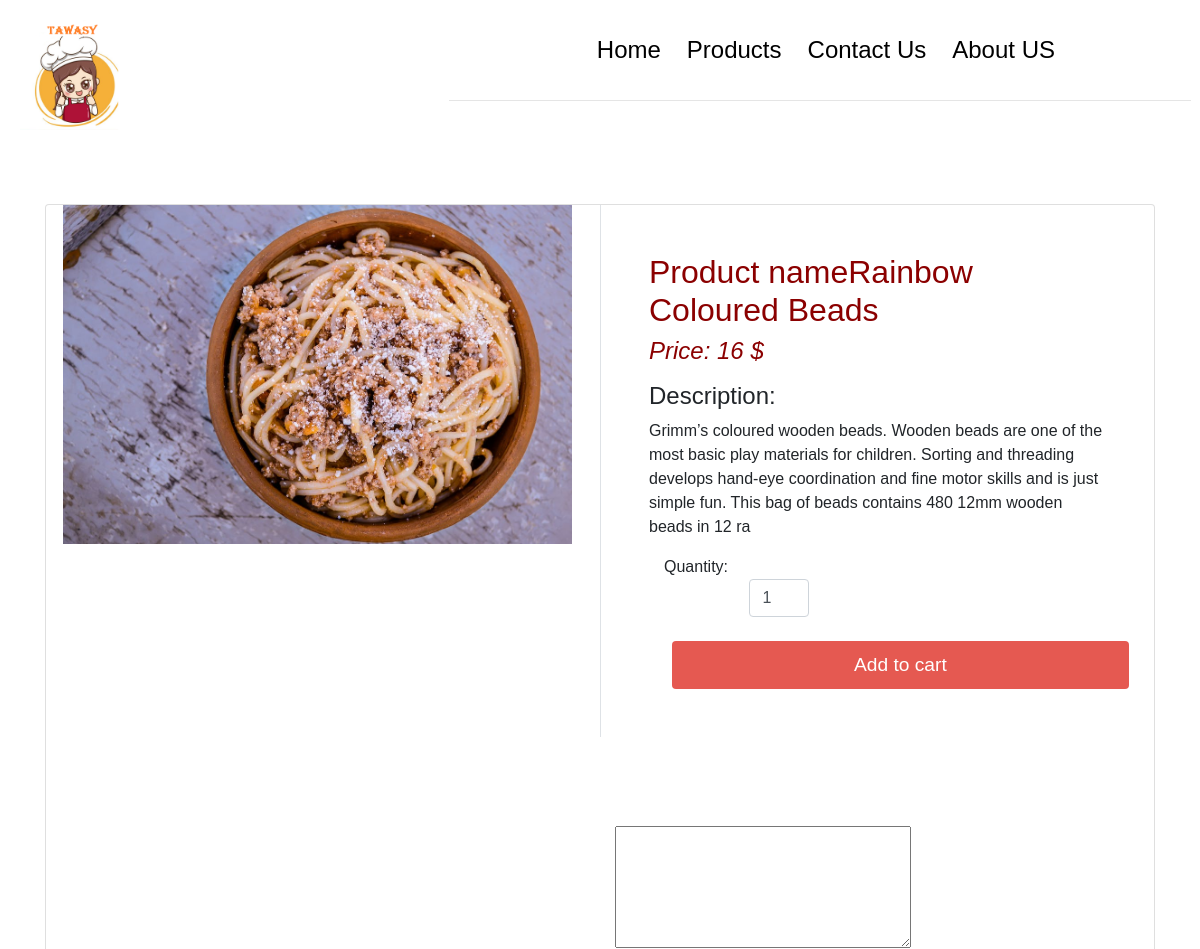
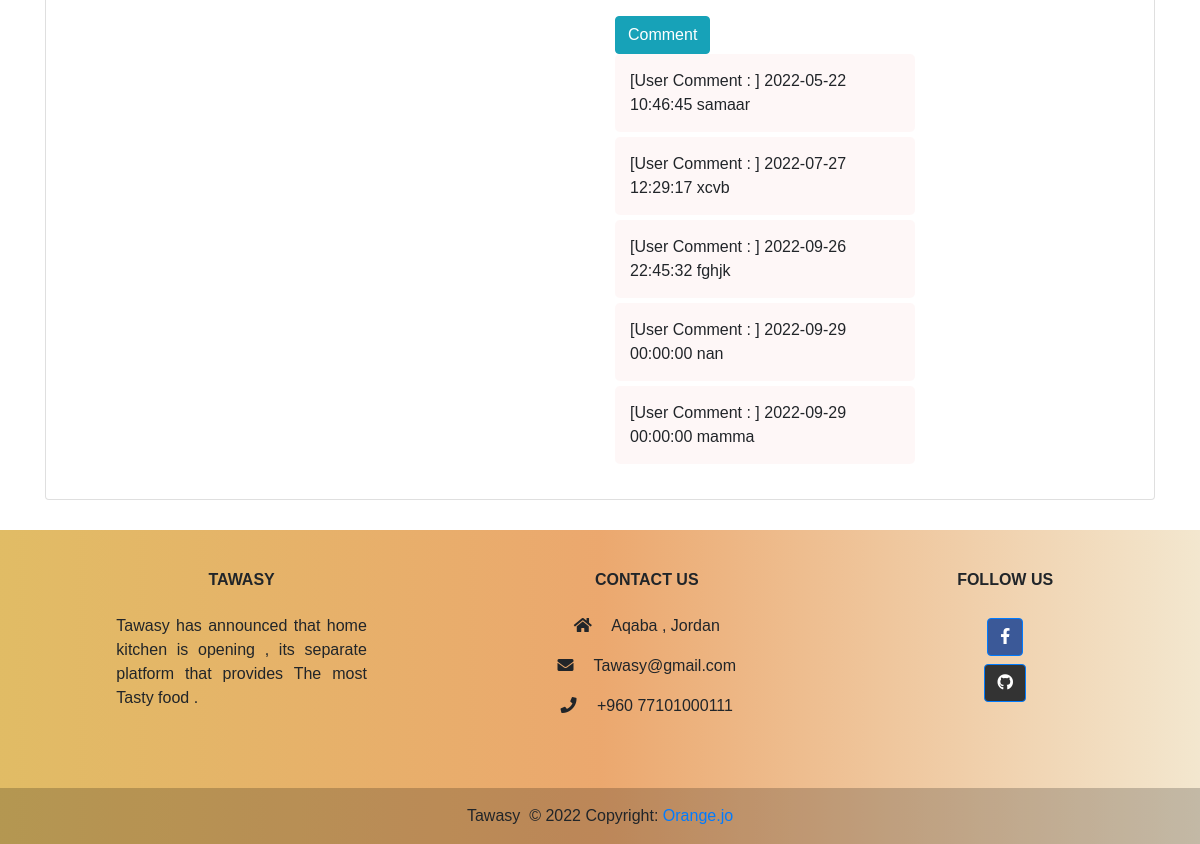
The app's page /PHP_store-main/product/singleproduct.php?id=2 with its own data (2 pictures, top to bottom).
### tables this page shows
CREATE TABLE `products` (
  `product_id` int(255) NOT NULL,
  `product_name` varchar(255) NOT NULL,
  `description` varchar(255) NOT NULL,
  `price` decimal(14,0) NOT NULL,
  `shop` varchar(255) NOT NULL,
  `status` int(1) NOT NULL,
  `category_id` int(255) NOT NULL,
  `code` varchar(11) NOT NULL,
  `img` varchar(255) NOT NULL,
  `img2` varchar(255) NOT NULL,
  `img3` varchar(255) NOT NULL,
  `discount` varchar(70) NOT NULL
);

CREATE TABLE `comment` (
  `cid` int(11) NOT NULL,
  `msg_txt` text NOT NULL,
  `date` datetime NOT NULL
);

### PHP_store-main/product/singleproduct.php (the view, shortened to what this page needs)
<?php
include_once '../Configration/connection.php';
include_once './function.inc.php';
include_once '../Configration/connection.php';
?>
<!DOCTYPE html>
<html lang="en">
<head>
    <link rel="stylesheet" href="https://stackpath.bootstrapcdn.com/bootstrap/4.5.2/css/bootstrap.min.css">
    <link rel="stylesheet" href="https://use.fontawesome.com/releases/v5.14.0/css/all.css">
     <link rel="stylesheet" href="./product.css">
</head>
<body>
   <header style="font-family: 'Nunito', sans-serif;
font-family: 'Patrick Hand', cursive;">
<div class="l-header">
    <div class="land-container">
<div class="navbar">
       <div class="logo"><img src="../image (2).png"width="100px"> </div>
       <nav >
<ul style="margin-right: 5%; font-family: 'Nunito', sans-serif;
font-family: 'Patrick Hand', cursive; color:black;">
 <li><a style="color:black;" href="../index.php">Home</a></li>
 <li><a style="color:black;" href="../product/product.php">Products</a></li>
 <li><a style="color:black;" href="../Welcome/ContactUs.html">Contact Us</a></li>
 <li><a style="color:black;" href="../Welcome/AboutUs.html">About US</a></li>
</ul> <hr style="width:70%; margin-left: 31%;">
       </nav>
    </div>
</header>
 <br>
 <section class="section-content padding-y ">
    <div class="container">
        <div class="card">
            <div class="row no-gutters">
                <?php
                $product_query = "SELECT * FROM `products` WHERE product_id =$_GET[id]";
                $product_result = mysqli_query($conn, $product_query);
                if (mysqli_num_rows($product_result) > 0) {
                    while ($row = mysqli_fetch_assoc($product_result)) {
                ?>
                        <aside class="col-md-6">
                            <form  method="GET">
                                 <div class="img-big-wrap">
                                        <img src="<?php echo $row['img']; ?>" style= "width:92%; height:80%; margin-left:3%;" >
                                    </div>
                        </aside>
                        <main class="col-md-6 border-left">
                            <article style="padding:3rem ;" class="content-body">
                                <h2 class="title" style= "color:darkred">Product name<?php echo $row['product_name']; ?></h2>
                                <div class="mb-3">
                                    <var class="price h4" style= "color:darkred"> Price: <?php echo $row['price']; ?> $</var>
                                </div>
                                <p><h4>Description:</h4> <?php echo $row['description']; ?></p>
                                <div class="col">
                                    <p class="card-text">Quantity:
                                        <input type="number" min="1" max="25" name="quantity" class="form-control" value="1" style="width: 60px;">
                                    </p>
                                </div>
                                <br>
                                <input style="background-color:#e55951 ; height:3rem; font-size:larger;color:white; margin-left:5%;" type="submit" name="add" class="btn btn-block" value="Add to cart">
                            </article>
                <?php  }
                } else {
                    echo "<h3>NO DATA FOUND.</h3>";
                }
                ?>
             </main>
            <br>   <br>   <br>
    <div class="container" style="margin-top:8% ; margin-left:50%; ">
     <?php
    echo "<form  method='POST' action='".setComments($conn)."'>
        <input type='hidden' value='User Comment :'>
        <input type='hidden' name='date' value='".date('Y-m-d H:i:s')."'>
        <textarea name='msg'  cols='30' rows='5'></textarea><br>
        <button class='btn btn-info' style='margin-top:2%;'type='submit' name='CommentSubmit' >Comment</button>
    </form>" ;
    GetComments($conn);
    ?>
    </div>
</div>
        </div></div></section>
  <div class="container-fluied">
    <footer class="text-center text-lg-start "
      style="    background: linear-gradient(to right, #cd90009a,#dd680493, rgb(200 145 35 / 22%));">
      <div class="container p-4 pb-0">
        <section class="">
          <div class="row">
            <div class="col-md-3 col-lg-3 col-xl-3 mx-auto mt-3">
              <h6 class="text-uppercase mb-4 font-weight-bold">
              Tawasy
              </h6>
              <p style="text-align: justify; ">
              Tawasy has announced that home kitchen is opening , its separate platform that provides The most Tasty food .
              </p>
            </div>
            <div class="col-md-4 col-lg-3 col-xl-3 mx-auto mt-3">
              <h6 class="text-uppercase mb-4 font-weight-bold">Contact Us</h6>
              <p><i class="fas fa-home mr-3"></i> Aqaba , Jordan</p>
              <p><i class="fas fa-envelope mr-3"></i> Tawasy@gmail.com</p>
              <p><i class="fas fa-phone mr-3"></i> +960 77101000111</p>
            </div>
            <div class="col-md-3 col-lg-2 col-xl-2 mx-auto mt-3">
              <h6 class="text-uppercase mb-4 font-weight-bold">Follow us</h6>
              <a class="btn btn-primary btn-floating m-1" style="background-color: #3b5998" href="https://www.facebook.com/111544976944061/posts/ph-0915817799-0915811173-03009190131/111551280276764/ target="_blank" role="button"><i
                  class="fab fa-facebook-f"></i></a>
              <br>
              <a class="btn btn-primary btn-floating m-1" style="background-color: #333333"
                href="https://github.com/majdalbalawneh role="button" target="_blank"><i class="fab fa-github"></i></a>
            </div>
          </div>
        </section>
      </div>
      <div class="text-center p-3" style="background-color: rgba(0, 0, 0, 0.2)">
        Tawasy&nbsp; © 2022 Copyright:
        <a href="https://www.orange.jo/ar/pages/default.aspx" target="_blank">Orange.jo</a>
      </div>
    </footer>
</div>
</body>
</html>

### PHP_store-main/product/function.inc.php (shortened to what this page needs)
<!DOCTYPE html>
<html lang="en">
<head>
   <link rel="stylesheet" href="comment.css">
</head>
<body>
</body>
</html>
<?php
function GetComments($conn)
{
   $sql1="SELECT * FROM comment";
   $result= mysqli_query($conn,$sql1);
   while ($row = mysqli_fetch_assoc($result)) {
   echo "<div class='commentbox'>";
      echo '[User Comment : ]'." ";
      echo $row['date']." ";
      echo $row['msg_txt']." ";
      echo"</div>";
   }
}
?>

### PHP_store-main/product/comment.css (style rules this page uses)
.commentbox { width:300px ; padding:15px; margin-bottom: 5px; background-color: rgba(253, 237, 237, 0.425); border-radius: 5px; }

### PHP_store-main/product/product.css (style rules this page uses)
body { font-weight: 400; }
.navbar { display: flex; align-items: center; padding: 20px; color: #000; }
nav { flex:1; text-align: right; font-size: 1.5rem; }
nav ul { display:inline-block; list-style-type: none; }
nav ul li { display: inline-block; margin-right: 20px; }
input { border-radius:8px; border: 2px solid royalblue; width:50%; font-size: large;padding: 5px; }
input, .reg-lbl, .reg-span, .link { margin-left:20%; }
* { padding: 0; margin: 0; box-sizing: border-box; font-family: 'Montserrat', sans-serif; }
.container { margin: 30px auto; }
.title { color: #e55951; text-decoration: none; }

### records on screen
products: img (picture), product_name "Rainbow Coloured Beads", price "16", description "Grimm’s coloured wooden beads. Wooden beads are one of the most basic play materials for children. Sorting and threading develops hand-eye coordination and fine motor skills and is just simple fun. This bag of beads contains 480 12mm wooden beads in 12 ra"
comment: date "2022-05-22 10:46:45", msg_txt "samaar"
comment: date "2022-07-27 12:29:17", msg_txt "xcvb"
comment: date "2022-09-26 22:45:32", msg_txt "fghjk"
comment: date "2022-09-29 00:00:00", msg_txt "nan"
comment: date "2022-09-29 00:00:00", msg_txt "mamma"
